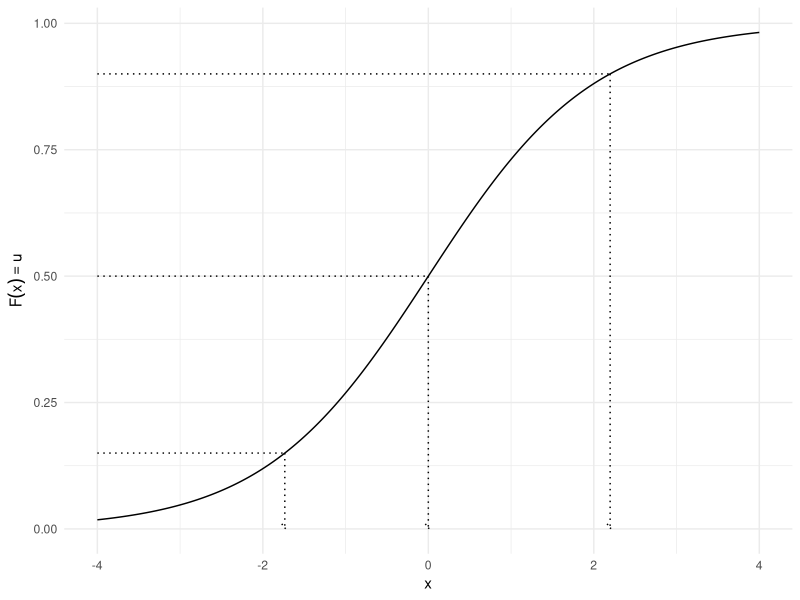
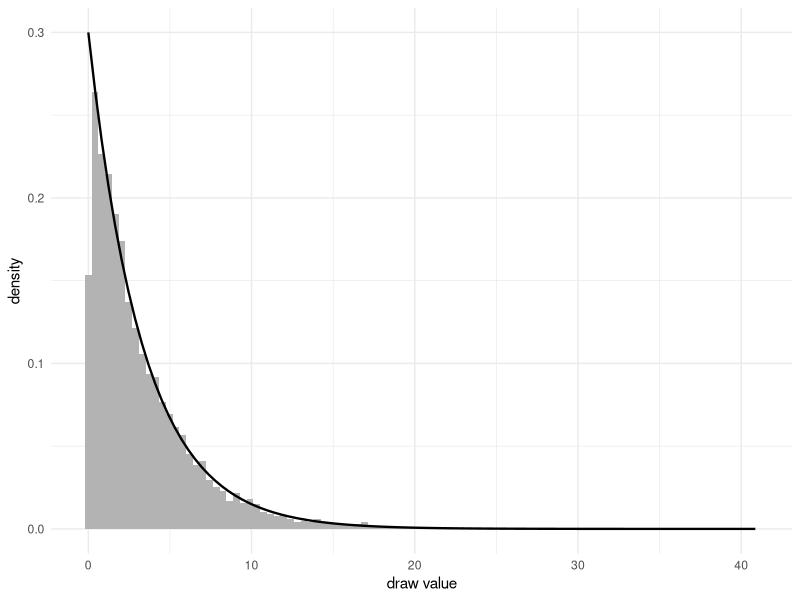
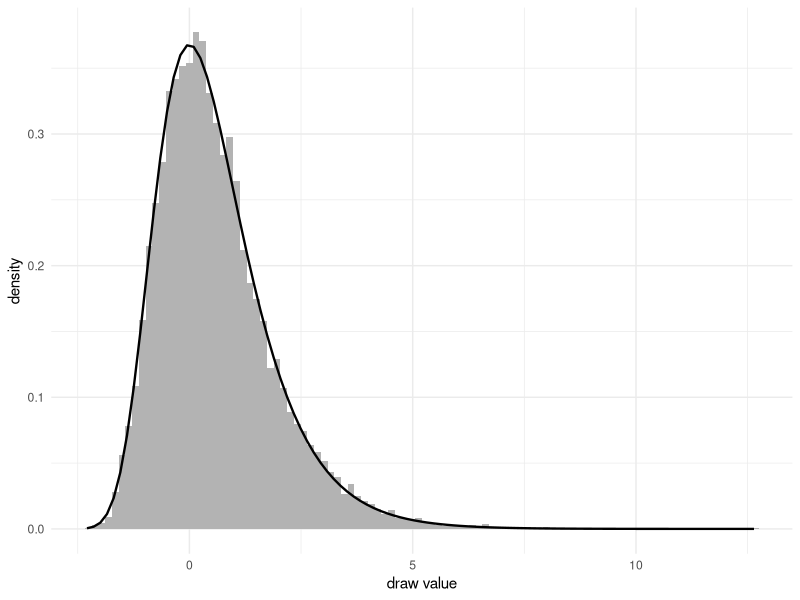
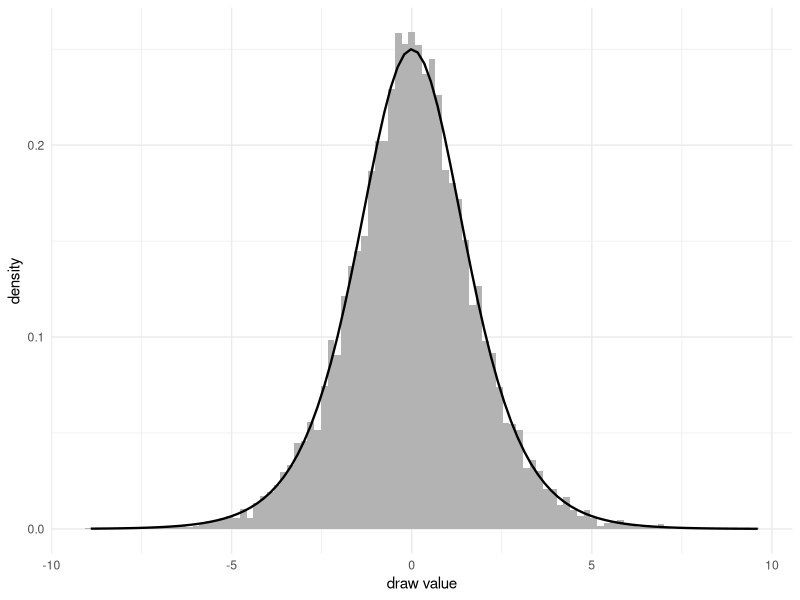
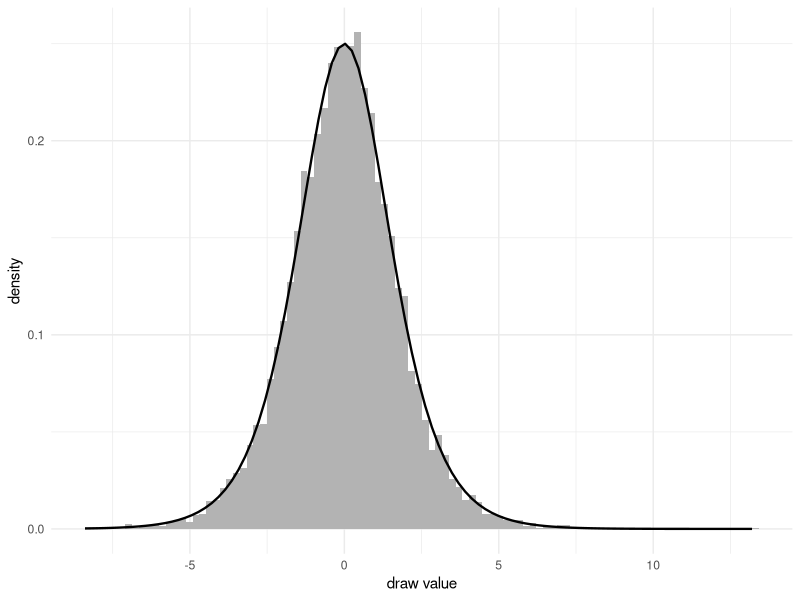
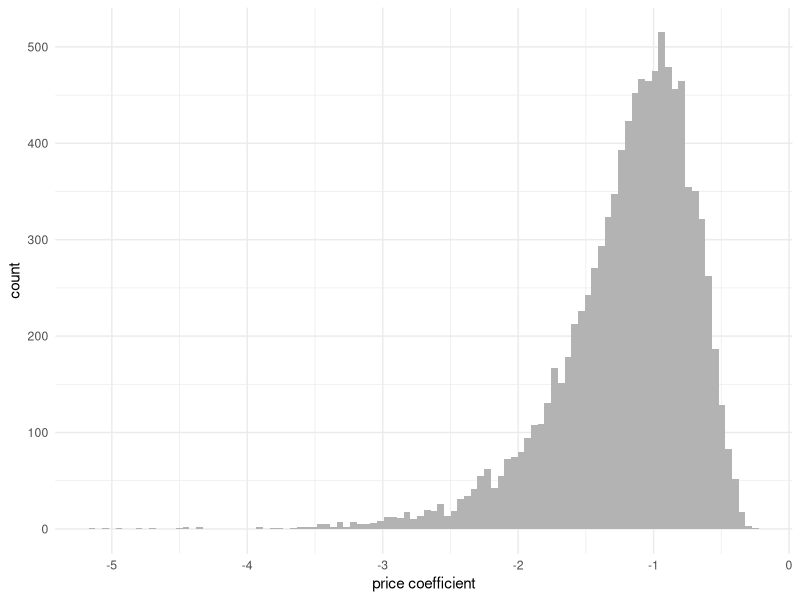
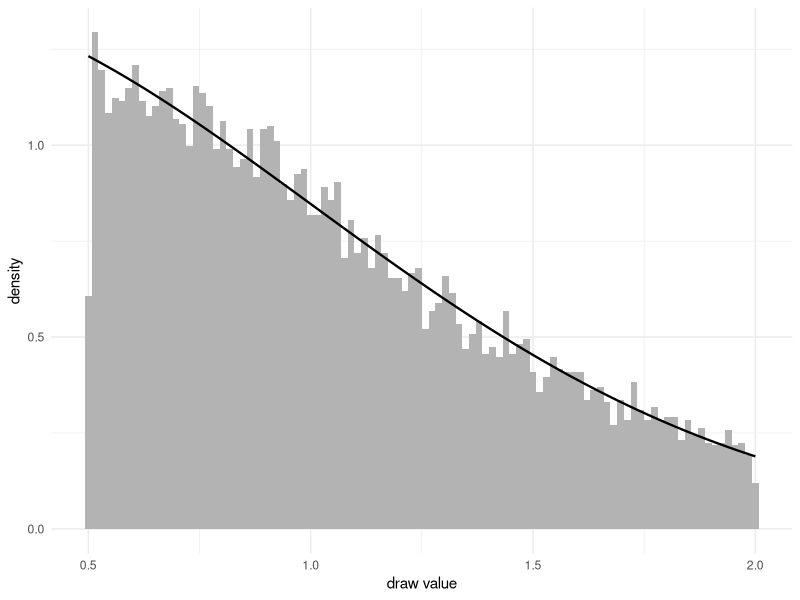
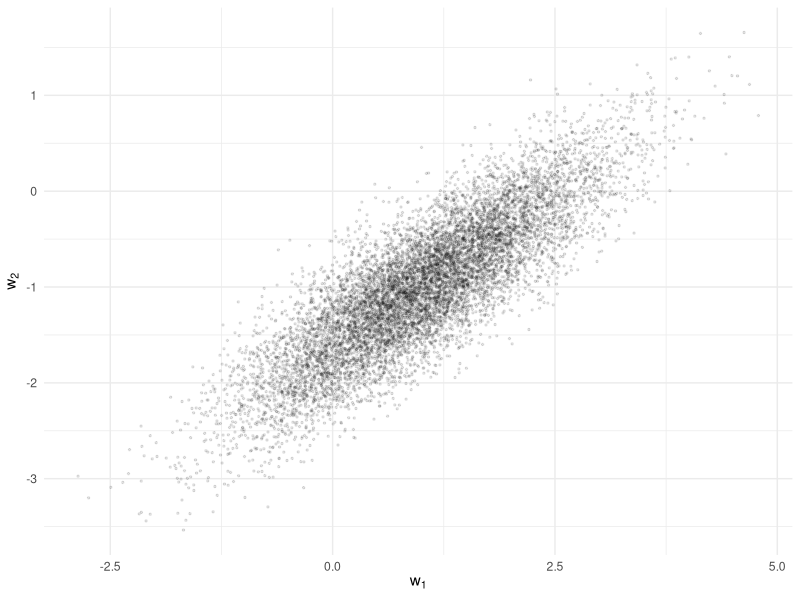

Generate these figures, in order, with R:
## ---- chunk 1
#| label: setup
#| message: false
#| echo: false
library(ggplot2)
theme_set(theme_minimal())
## ---- chunk 2
set.seed(42)
runif(3)
## ---- chunk 3
#| label: fig-invtrans-geometry
#| fig-cap: "The inverse transform method: uniform draws on the vertical axis map through the inverse CDF to draws on the horizontal axis. Flat regions of the density correspond to steep regions of the CDF, which catch more of the uniform draws."
#| fig-width: 6
#| fig-height: 3.5
#| echo: false
x <- seq(-4, 4, by = 0.01)
cdf <- data.frame(x = x, F = plogis(x))
u_pts <- c(0.15, 0.5, 0.9)
segs <- data.frame(u = u_pts, x = qlogis(u_pts))
ggplot(cdf, aes(x, F)) +
    geom_line() +
    geom_segment(data = segs, aes(x = -4, xend = x, y = u, yend = u),
                 linetype = "dotted") +
    geom_segment(data = segs, aes(x = x, xend = x, y = u, yend = 0),
                 linetype = "dotted", arrow = arrow(length = unit(0.15, "cm"))) +
    labs(x = "x", y = expression(F(x) == u))
## ---- chunk 4
set.seed(2020)
R <- 1e4
lambda <- 0.3
u <- runif(R)
y <- -log(1-u)/lambda
## ---- chunk 5
#| label: fig-invtrans-exp
#| fig-cap: "Histogram of 10,000 inverse-transform draws against the true Exponential(0.3) density."
#| fig-width: 6
#| fig-height: 3
plot_draws <- function(y, dens_fun) {
    ggplot(data.frame(y = y), aes(x = y)) +
        geom_histogram(aes(y = after_stat(density)),
                       bins = 100, fill = "grey70") +
        geom_function(fun = dens_fun, linewidth = 0.8) +
        labs(x = "draw value", y = "density")
}

plot_draws(y, function(x) dexp(x, rate = lambda))
## ---- chunk 6
set.seed(2021)
R <- 1e4
u <- runif(R)
y <- -log(-log(u))
## ---- chunk 7
#| label: fig-invtrans-gumbel
#| fig-cap: "Histogram of 10,000 inverse-transform draws against the Gumbel (Type I Extreme Value) density. Note the right skew: extreme value distributions are asymmetric."
#| fig-width: 6
#| fig-height: 3
dgumbel <- function(x) exp(-(x + exp(-x)))
plot_draws(y, dgumbel)
## ---- chunk 8
set.seed(2022)
R <- 1e4
u <- runif(R)
y <- log(u) - log(1-u)
## ---- chunk 9
#| label: fig-invtrans-logistic
#| fig-cap: "Histogram of 10,000 inverse-transform draws against the standard logistic density."
#| fig-width: 6
#| fig-height: 3
plot_draws(y, dlogis)
## ---- chunk 10
#| label: fig-gumbel-diff
#| fig-cap: "The difference of two independent Gumbel draws, compared against the standard logistic density. This equivalence is why binary choice between two Gumbel-error alternatives yields the binary logit model."
#| fig-width: 6
#| fig-height: 3
set.seed(2023)
R <- 1e4
eps1 <- -log(-log(runif(R)))
eps2 <- -log(-log(runif(R)))
plot_draws(eps1 - eps2, dlogis)
## ---- chunk 11
set.seed(2024)
R <- 1e4
u <- runif(R)
y <- qnorm(u)
## ---- chunk 12
set.seed(2025)
z <- rnorm(1e4)
y <- 2 + 0.5*z          # N(2, 0.25)
c(mean(y), sd(y))
## ---- chunk 13
#| label: fig-lognormal
#| fig-cap: "A lognormal price-coefficient distribution: minus the exponential of N(0.1, 0.4²) draws. Every simulated decision-maker dislikes price, but some dislike it far more than others. We will use exactly this device in the mixed logit and HB chapters."
#| fig-width: 6
#| fig-height: 3
set.seed(2026)
beta_price <- -exp(rnorm(1e4, mean = 0.1, sd = 0.4))
ggplot(data.frame(b = beta_price), aes(b)) +
    geom_histogram(bins = 100, fill = "grey70") +
    labs(x = "price coefficient", y = "count")
## ---- chunk 14
rtnorm <- function(n, mean = 0, sd = 1, a = -Inf, b = Inf) {
    Fa <- pnorm(a, mean, sd)
    Fb <- pnorm(b, mean, sd)
    u  <- runif(n)
    qnorm(Fa + u*(Fb - Fa), mean, sd)
}
## ---- chunk 15
#| label: fig-truncnorm
#| fig-cap: "10,000 draws from a standard normal truncated to (0.5, 2], against the renormalized true density on that interval."
#| fig-width: 6
#| fig-height: 3
set.seed(2027)
y <- rtnorm(1e4, a = 0.5, b = 2)
plot_draws(y, function(x)
    dnorm(x) / (pnorm(2) - pnorm(0.5)) * (x > 0.5 & x <= 2))
## ---- chunk 16
set.seed(2028)
R  <- 1e4
mu <- c(1, -1)
Sigma <- matrix(c(1.0, 0.6,
                  0.6, 0.5), nrow = 2)

L <- t(chol(Sigma))          # lower-triangular: L %*% t(L) == Sigma
z <- matrix(rnorm(2*R), nrow = 2)   # 2 x R standard normals
w <- mu + L %*% z                    # 2 x R correlated draws

rowMeans(w)   # should be near (1, -1)
cov(t(w))     # should be near Sigma
## ---- chunk 17
#| label: fig-mvnorm
#| fig-cap: "10,000 bivariate normal draws produced by the Cholesky transformation, showing the requested means and positive correlation."
#| fig-width: 5
#| fig-height: 3.5
ggplot(data.frame(w1 = w[1,], w2 = w[2,]), aes(w1, w2)) +
    geom_point(alpha = 0.1, size = 0.5) +
    labs(x = expression(w[1]), y = expression(w[2]))
## ---- chunk 18
halton <- function(n, base) {
    result <- numeric(n)
    for (i in 1:n) {
        f <- 1; r <- 0; k <- i
        while (k > 0) {
            f <- f / base
            r <- r + f * (k %% base)
            k <- k %/% base
        }
        result[i] <- r
    }
    result
}

halton(8, base = 2)
## ---- chunk 19
#| label: fig-halton
#| fig-cap: "200 points in the unit square: pseudo-random uniforms (left) cluster and leave voids; Halton points in bases 2 and 3 (right) spread evenly. For integration, even coverage means smaller approximation error from the same number of points."
#| fig-width: 6.5
#| fig-height: 3.2
set.seed(2029)
pts <- rbind(
    data.frame(u1 = runif(200), u2 = runif(200), type = "Pseudo-random"),
    data.frame(u1 = halton(200, 2), u2 = halton(200, 3), type = "Halton")
)
ggplot(pts, aes(u1, u2)) +
    geom_point(size = 0.8) +
    facet_wrap(~ type) +
    coord_equal() +
    labs(x = expression(u[1]), y = expression(u[2]))
